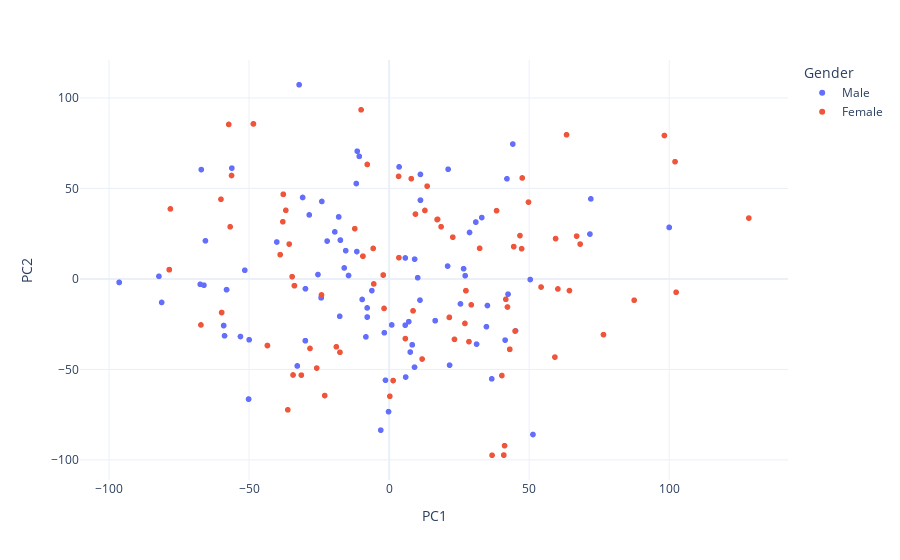

The notebook cell saved with this chart:
### Code cell
fig = px.scatter(pcaResultsDFrame, x="PC1", y="PC2", color="Gender", render_mode='webgl', 
                template='plotly_white')
fig.show()
